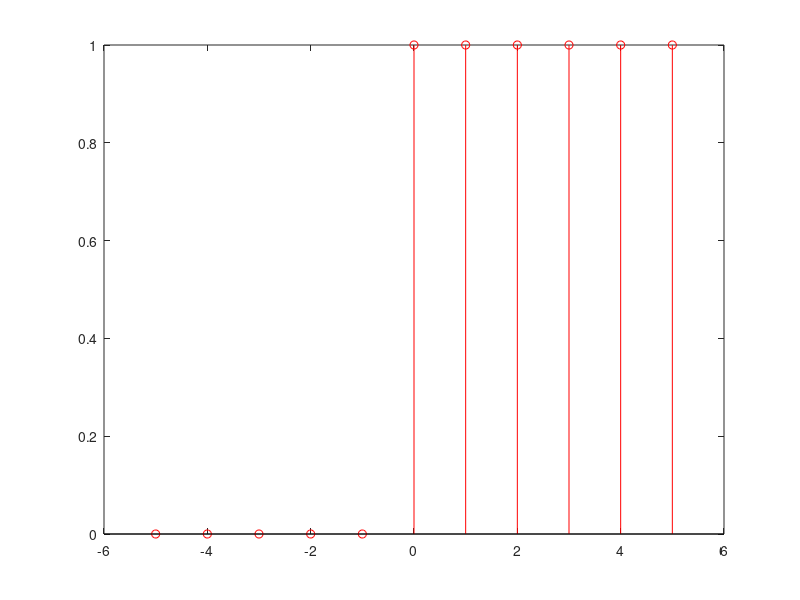

MATLAB code for this plot:
clc;
clear all;
close all;

%x = 1:10;
%y = 2*x;
%stem(x,y,'r');

function ustep(n)

for j = 1:(n*2)
    x(j) = 0;
end
for k = 1:(n*2)
    y(k) = 0;
end

j = 1;
k = 1;

for i =-n:1:n
    x(j) = i;
    if(i >= 0)
       y(k) = 1;
    end
    %stem(x(j),y(k),'r');
    j = j + 1;
    k = k + 1;
end
stem(x,y,'r');
  
endfunction

samples = input('Enter the number of required samples: ');
ustep(samples);
